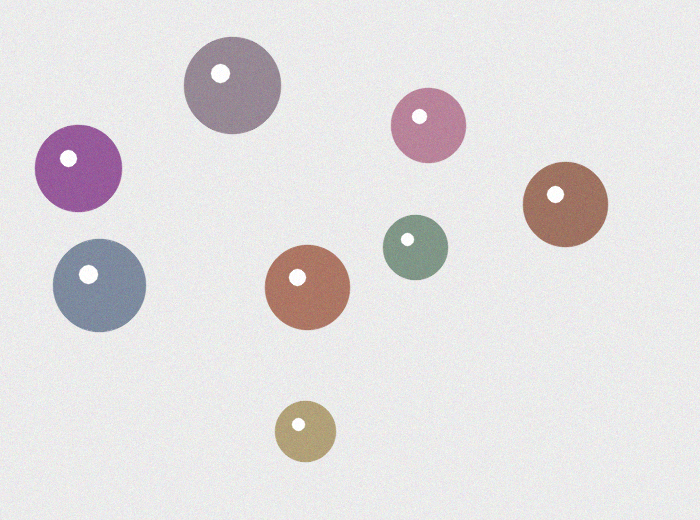
#> input picture data/input/synthetic_08_objects.png, 700 x 520 px; its folder holds only this picture in this run
$ python watershed_counter.py --input ../data/input
#> lines starting #> are read from the running program, lines starting #| are printed output that depends on the picture; after the words box and inside, x2 and y2 are one past the last pixel; in counts of white or black regions, pixels touching at a corner belong together
#> in run, image is the input picture: shape (520, 700, 3); mean B, G, R 223.9, 223, 226
from __future__ import annotations

import argparse
from dataclasses import dataclass
from pathlib import Path

import cv2
import numpy as np
import pandas as pd


IMAGE_EXTENSIONS = {".jpg", ".jpeg", ".png", ".bmp", ".tif", ".tiff"}


@dataclass
class SegmentationResult:
    count: int
    areas: list[int]
    binary_mask: np.ndarray
    distance_view: np.ndarray
    labels: np.ndarray
    overlay: np.ndarray


def list_images(input_path: Path) -> list[Path]:
    if input_path.is_file():
        return [input_path]
    return sorted(path for path in input_path.iterdir() if path.suffix.lower() in IMAGE_EXTENSIONS)


def fill_holes(binary: np.ndarray) -> np.ndarray:
    flood = binary.copy()
    mask = np.zeros((binary.shape[0] + 2, binary.shape[1] + 2), np.uint8)
    cv2.floodFill(flood, mask, (0, 0), 255)
    holes = cv2.bitwise_not(flood)
    return cv2.bitwise_or(binary, holes)


def build_binary_mask(gray: np.ndarray, threshold_method: str) -> np.ndarray:
#> called with threshold_method = 'otsu'
    blurred = cv2.GaussianBlur(gray, (5, 5), 0)

    if threshold_method == "adaptive":
        binary = cv2.adaptiveThreshold(
            blurred,
            255,
            cv2.ADAPTIVE_THRESH_GAUSSIAN_C,
            cv2.THRESH_BINARY_INV,
            41,
            3,
        )
    else:
        _, binary = cv2.threshold(blurred, 0, 255, cv2.THRESH_BINARY_INV + cv2.THRESH_OTSU)
#> binary: shape (520, 700); 11.1% white; 8 white regions, largest, box (x1, y1, x2, y2) and area: (184, 37, 281, 134) 7122, (53, 239, 146, 332) 6530, (35, 125, 122, 212) 5799

    kernel = np.ones((3, 3), np.uint8)
    binary = cv2.morphologyEx(binary, cv2.MORPH_OPEN, kernel, iterations=2)
    binary = cv2.morphologyEx(binary, cv2.MORPH_CLOSE, kernel, iterations=2)
    return fill_holes(binary)
#> in fill_holes, `cv2.floodFill(flood, mask, (0, 0), 255)`: flood: shape (520, 700); 99.5% white; 8 black regions, largest, box (x1, y1, x2, y2) and area: (211, 64, 230, 83) 293, (79, 265, 98, 284) 293, (289, 269, 306, 286) 228
#> in fill_holes, `return cv2.bitwise_or(binary, holes)`: returned value: shape (520, 700); 11.6% white; 8 white regions, largest, box (x1, y1, x2, y2) and area: (184, 37, 281, 134) 7415, (53, 239, 146, 332) 6823, (35, 125, 122, 212) 6020


def segment_objects(
    image: np.ndarray,
    threshold_method: str = "otsu",
    min_area: int = 100,
    distance_ratio: float = 0.40,
) -> SegmentationResult:
    gray = cv2.cvtColor(image, cv2.COLOR_BGR2GRAY)
    binary = build_binary_mask(gray, threshold_method)

    distance = cv2.distanceTransform(binary, cv2.DIST_L2, 5)
    distance_view = cv2.normalize(distance, None, 0, 255, cv2.NORM_MINMAX).astype(np.uint8)

    _, sure_foreground = cv2.threshold(distance, distance_ratio * distance.max(), 255, 0)
#> sure_foreground: shape (520, 700) float32; 3.4% white; 8 white regions, largest, box (x1, y1, x2, y2) and area: (203, 56, 262, 115) 2733, (72, 258, 127, 313) 2380, (54, 144, 103, 193) 1912
    sure_foreground = sure_foreground.astype(np.uint8)

    kernel = np.ones((3, 3), np.uint8)
    sure_background = cv2.dilate(binary, kernel, iterations=3)
#> sure_background: shape (520, 700); 13.8% white; 8 white regions, largest, box (x1, y1, x2, y2) and area: (181, 34, 284, 137) 8615, (50, 236, 149, 335) 7975, (32, 122, 125, 215) 7100
    unknown = cv2.subtract(sure_background, sure_foreground)
#> unknown: shape (520, 700); 10.4% white; 8 white regions, largest, box (x1, y1, x2, y2) and area: (181, 34, 284, 137) 5882, (50, 236, 149, 335) 5595, (32, 122, 125, 215) 5188

    marker_count, markers = cv2.connectedComponents(sure_foreground)
#> markers: shape (520, 700) int32; 9 distinct labels, from 0 to 8
#> marker_count = 9
    markers = markers + 1
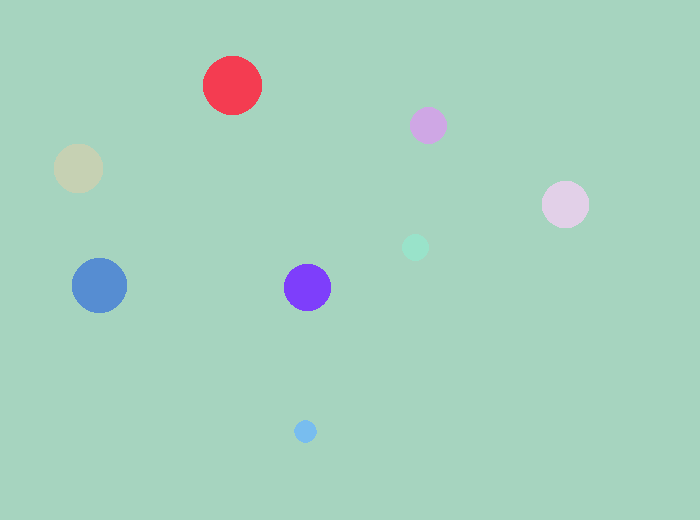
#> markers: shape (520, 700) int32; 9 distinct labels, from 1 to 9; one colour per label, 0 black
    markers[unknown == 255] = 0
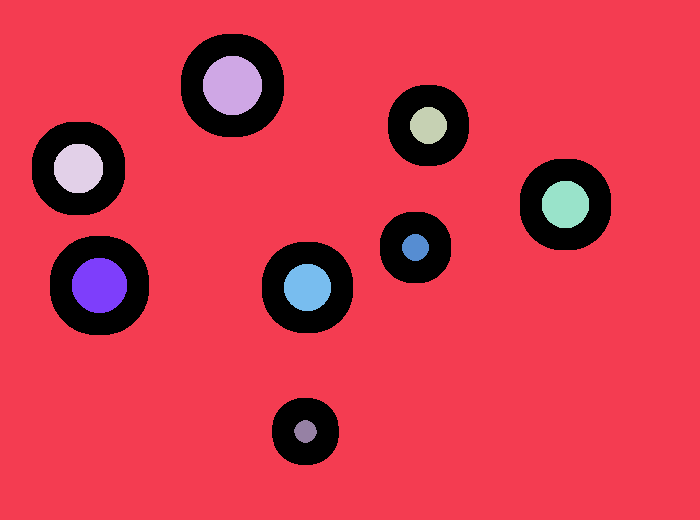
#> markers: shape (520, 700) int32; 10 distinct labels, from 0 to 9; one colour per label, 0 black

    watershed_labels = cv2.watershed(image.copy(), markers)
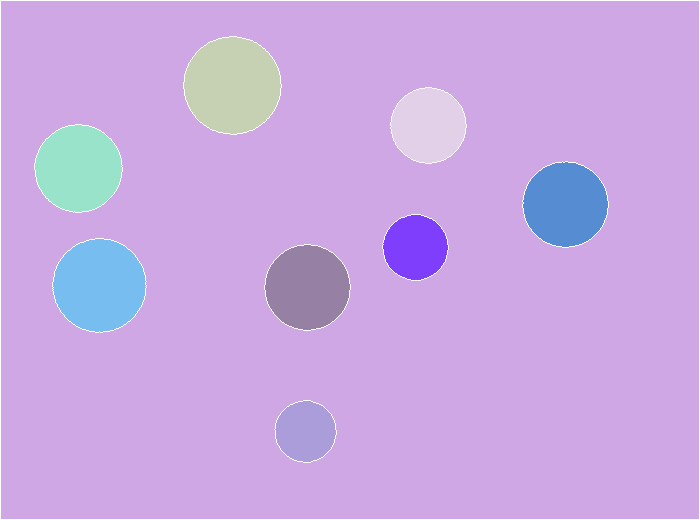
#> watershed_labels: shape (520, 700) int32; 10 distinct labels, from -1 to 9; one colour per label, 0 black, -1 white

    final_labels = np.zeros_like(watershed_labels, dtype=np.int32)
    areas: list[int] = []
    next_label = 1

    for label in range(2, marker_count + 1):
        region = (watershed_labels == label).astype(np.uint8)
        area = int(cv2.countNonZero(region))
        if area < min_area:
            continue
        final_labels[region == 1] = next_label
        areas.append(area)
        next_label += 1
#> this loop made 8 passes
#> area on passes 1 to 8: 7294, 4341, 5850, 5590, 3254, 6701, 5597, 2858
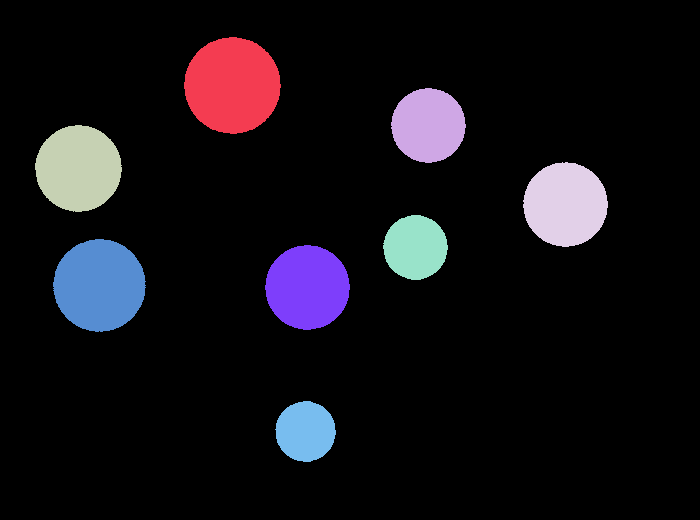
#> final_labels: shape (520, 700) int32; 9 distinct labels, from 0 to 8; one colour per label, 0 black
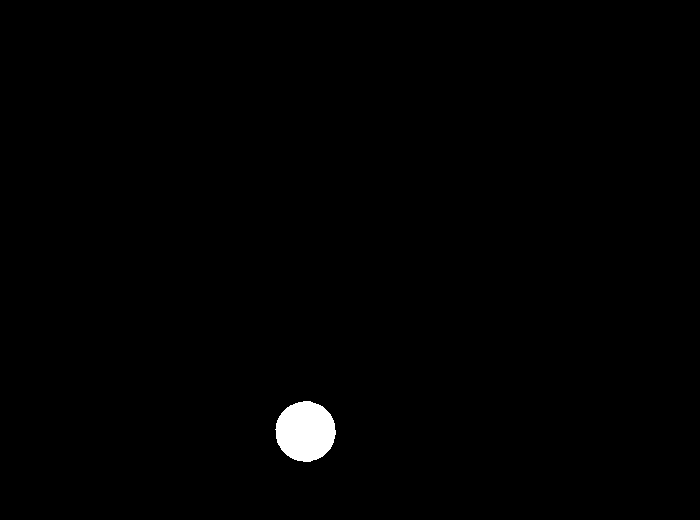
#> region: shape (520, 700); values 0 (black) and 1 (white), 0.79% white; 1 white region, box (x1, y1, x2, y2) and area: (275, 401, 336, 462) 2858
#> after the loop, areas = [7294, 4341, 5850, 5590, 3254, 6701, 5597, 2858]; next_label = 9

    overlay = image.copy()
    overlay[watershed_labels == -1] = (0, 0, 255)
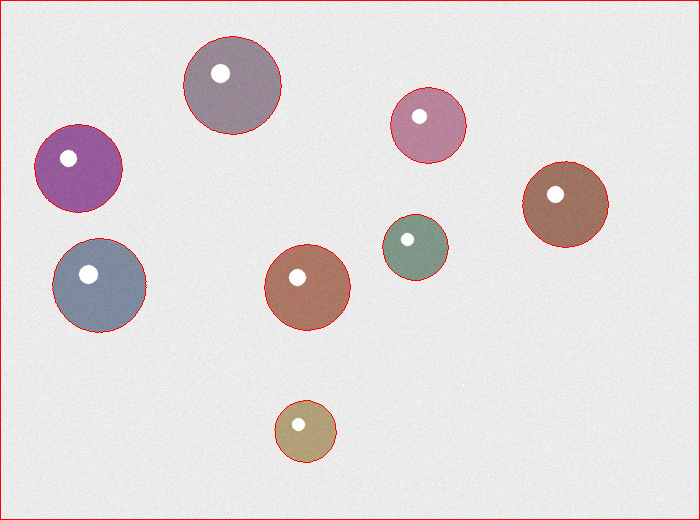
#> overlay: shape (520, 700, 3); 1.17% of pixels changed, all inside (x1, y1, x2, y2) = (0, 0, 700, 520)

    colored_labels = colorize_labels(final_labels)
#> the loop in colorize_labels, `for label in np.unique(labels):` made 9 passes
#> color on passes 2 to 9: [140, 56, 226], [229, 147, 163], [111, 103, 106], [66, 56, 201], [183, 53, 202], [144, 140, 56], [50, 139, 214], [174, 40, 60]
    overlay = cv2.addWeighted(overlay, 0.65, colored_labels, 0.35, 0)
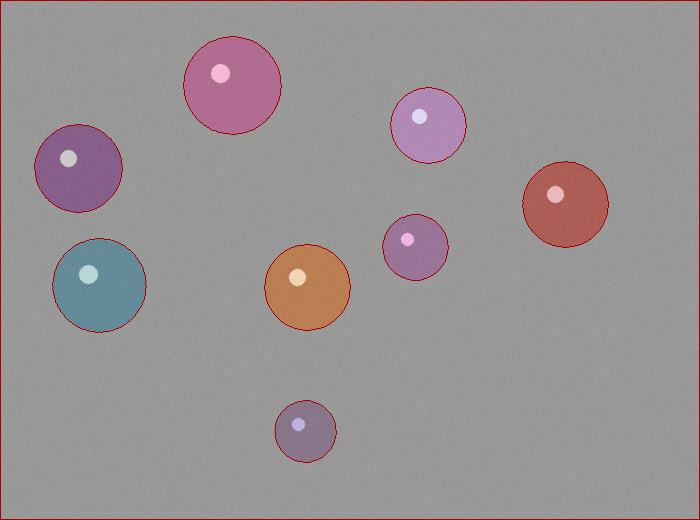
#> overlay: shape (520, 700, 3); mean B, G, R 149.1, 147.1, 153.4

    return SegmentationResult(
        count=len(areas),
        areas=areas,
        binary_mask=binary,
        distance_view=distance_view,
        labels=final_labels,
        overlay=overlay,
    )


def colorize_labels(labels: np.ndarray) -> np.ndarray:
    colored = np.zeros((*labels.shape, 3), dtype=np.uint8)
    rng = np.random.default_rng(42)

    for label in np.unique(labels):
        if label == 0:
            continue
        color = rng.integers(40, 230, size=3, dtype=np.uint8)
        colored[labels == label] = color

    return colored


def save_result(image_path: Path, output_dir: Path, result: SegmentationResult) -> None:
    stem = image_path.stem
    image_output = output_dir / stem
    image_output.mkdir(parents=True, exist_ok=True)

    cv2.imwrite(str(image_output / "binary_mask.png"), result.binary_mask)
    cv2.imwrite(str(image_output / "distance_transform.png"), result.distance_view)
    cv2.imwrite(str(image_output / "watershed_overlay.png"), result.overlay)
    cv2.imwrite(str(image_output / "labeled_objects.png"), colorize_labels(result.labels))
#> the loop in colorize_labels (call 2), `for label in np.unique(labels):` made 9 passes


def run(input_path: Path, output_dir: Path, threshold_method: str, min_area: int, distance_ratio: float) -> pd.DataFrame:
    output_dir.mkdir(parents=True, exist_ok=True)
    records = []

    for image_path in list_images(input_path):
        image = cv2.imread(str(image_path))
        if image is None:
            print(f"Skipping unreadable image: {image_path}")
            continue

        result = segment_objects(
            image,
            threshold_method=threshold_method,
            min_area=min_area,
            distance_ratio=distance_ratio,
        )
        save_result(image_path, output_dir, result)

        records.append(
            {
                "image": image_path.name,
                "predicted_count": result.count,
                "areas": ";".join(str(area) for area in result.areas),
            }
        )
        print(f"{image_path.name}: {result.count} objects")
#| synthetic_08_objects.png: 8 objects

    summary = pd.DataFrame(records)
#> summary = table of 1 rows and 3 columns
    summary.to_csv(output_dir / "summary.csv", index=False)
    return summary


def parse_args() -> argparse.Namespace:
    parser = argparse.ArgumentParser(description="Watershed-based object segmentation and counting.")
    parser.add_argument("--input", type=Path, help="Input image or directory.")
    parser.add_argument("--output", type=Path, help="Output directory.")
    parser.add_argument("--threshold", choices=["otsu", "adaptive"], default="otsu")
    parser.add_argument("--min-area", type=int, default=100)
    parser.add_argument("--distance-ratio", type=float, default=0.40)
    args, _ = parser.parse_known_args()

    project_root = Path(__file__).resolve().parents[1]
    if args.input is None:
        args.input = project_root / "data" / "input"
    if args.output is None:
        args.output = project_root / "data" / "output"

    return args


def main() -> None:
    args = parse_args()
    run(args.input, args.output, args.threshold, args.min_area, args.distance_ratio)


if __name__ == "__main__":
    main()

$ run again, on data/input/synthetic_12_objects.png
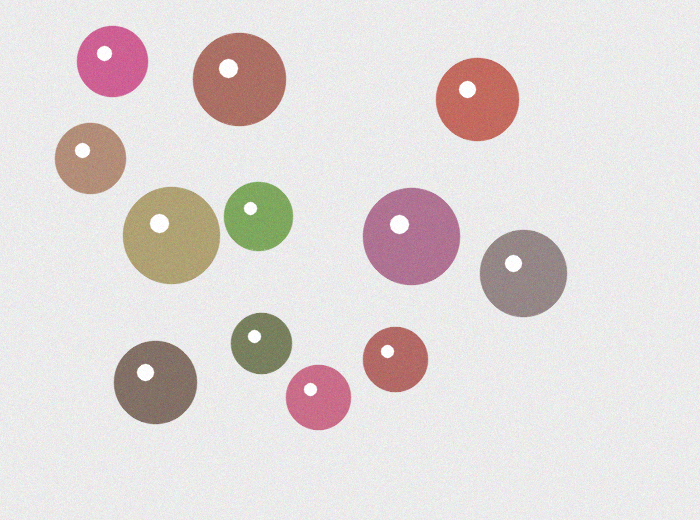
#> input picture data/input/synthetic_12_objects.png, 700 x 520 px
#> in run, image is the input picture: shape (520, 700, 3); mean B, G, R 216.4, 217.6, 224.5
#> flood: shape (520, 700); 99.3% white; 12 black regions, largest, box (x1, y1, x2, y2) and area: (150, 214, 169, 233) 302, (390, 215, 409, 234) 293, (219, 59, 238, 78) 287
#> sure_background: shape (520, 700); 19.7% white; 11 white regions, largest, box (x1, y1, x2, y2) and area: (120, 179, 296, 287) 13100, (360, 185, 463, 288) 8625, (190, 30, 289, 129) 8000
#> unknown: shape (520, 700); 15% white; 11 white regions, largest, box (x1, y1, x2, y2) and area: (120, 179, 296, 287) 9694, (360, 185, 463, 288) 5888, (190, 30, 289, 129) 5607
#> marker_count = 13
#> watershed_labels: shape (520, 700) int32; 14 distinct labels, from -1 to 13
#> the loop in segment_objects, `for label in range(2, marker_count + 1):` made 12 passes
#> area on passes 1 to 8: 3875, 6706, 5332, 3882, 3665, 7275, 7286, 5854
#> after the loop in segment_objects, `for label in range(2, marker_count + 1):`:
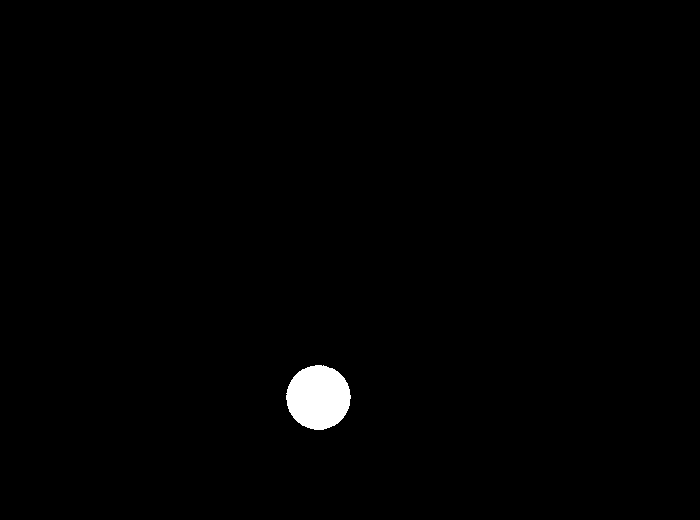
#> region: shape (520, 700); values 0 (black) and 1 (white), 0.9% white; 1 white region, box (x1, y1, x2, y2) and area: (286, 365, 351, 430) 3259
#> after the loop in segment_objects, `for label in range(2, marker_count + 1):`: areas = [3875, 6706, 5332, 3882, 3665, 7275, 7286, 5854, 2867, 3255, 5331, 3259]; next_label = 13
#> the loop in colorize_labels, `for label in np.unique(labels):` made 13 passes
#> color on passes 2 to 9: [140, 56, 226], [229, 147, 163], [111, 103, 106], [66, 56, 201], [183, 53, 202], [144, 140, 56], [50, 139, 214], [174, 40, 60]
#> in segment_objects, `overlay = cv2.addWeighted(overlay, 0.65, colored_labels, 0.35, 0)`:
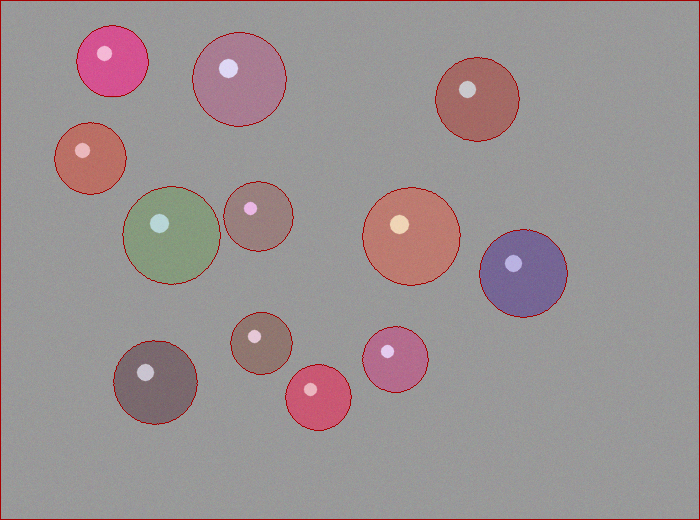
#> overlay: shape (520, 700, 3); mean B, G, R 146.6, 145.1, 154.7
#> the loop in colorize_labels (call 2), `for label in np.unique(labels):` made 13 passes
#| synthetic_12_objects.png: 12 objects
#> summary = table of 1 rows and 3 columns

$ run again, on data/input/synthetic_16_objects.png
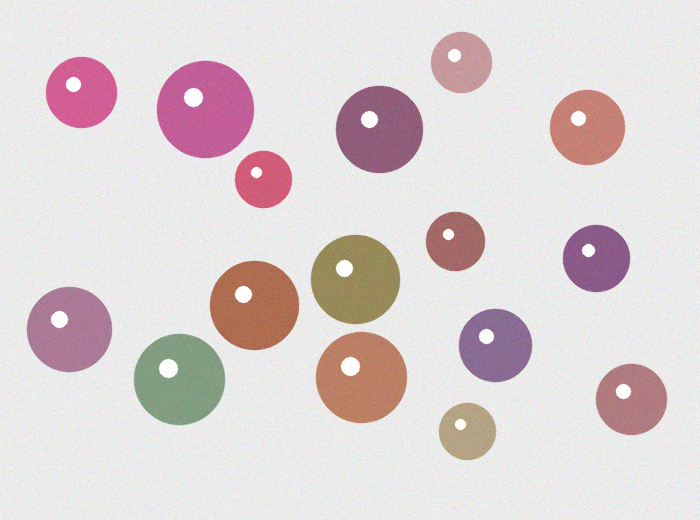
#> input picture data/input/synthetic_16_objects.png, 700 x 520 px
#> in run, image is the input picture: shape (520, 700, 3); mean B, G, R 212.9, 211.8, 222.2
#> flood: shape (520, 700); 99.1% white; 16 black regions, largest, box (x1, y1, x2, y2) and area: (159, 359, 178, 378) 294, (184, 88, 203, 107) 293, (341, 357, 360, 376) 293
#> sure_background: shape (520, 700); 24.9% white; 16 white regions, largest, box (x1, y1, x2, y2) and area: (154, 58, 257, 161) 8636, (313, 329, 410, 426) 7637, (131, 331, 228, 428) 7621
#> unknown: shape (520, 700); 19.3% white; 16 white regions, largest, box (x1, y1, x2, y2) and area: (154, 58, 257, 161) 5891, (313, 329, 410, 426) 5448, (131, 331, 228, 428) 5436
#> marker_count = 17
#> watershed_labels: shape (520, 700) int32; 18 distinct labels, from -1 to 17
#> the loop in segment_objects, `for label in range(2, marker_count + 1):` made 16 passes
#> area on passes 1 to 8: 2861, 3881, 7291, 5844, 4340, 2486, 2682, 3445
#> after the loop in segment_objects, `for label in range(2, marker_count + 1):`:
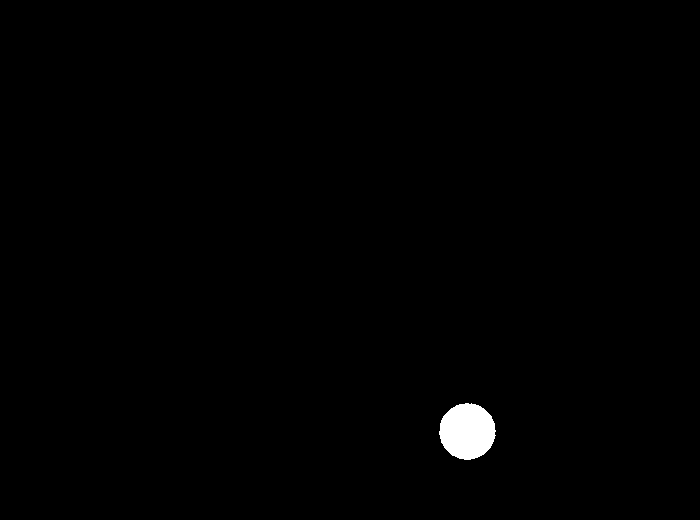
#> region: shape (520, 700); values 0 (black) and 1 (white), 0.68% white; 1 white region, box (x1, y1, x2, y2) and area: (439, 403, 496, 460) 2490
#> after the loop in segment_objects, `for label in range(2, marker_count + 1):`: areas = [2861, 3881, 7291, 5844, 4340, 2486, 2682, 3445, 6135, 6131, 5593, 4108, 6406, 6398, 3880, 2490]; next_label = 17
#> the loop in colorize_labels, `for label in np.unique(labels):` made 17 passes
#> color on passes 2 to 9: [140, 56, 226], [229, 147, 163], [111, 103, 106], [66, 56, 201], [183, 53, 202], [144, 140, 56], [50, 139, 214], [174, 40, 60]
#> in segment_objects, `overlay = cv2.addWeighted(overlay, 0.65, colored_labels, 0.35, 0)`:
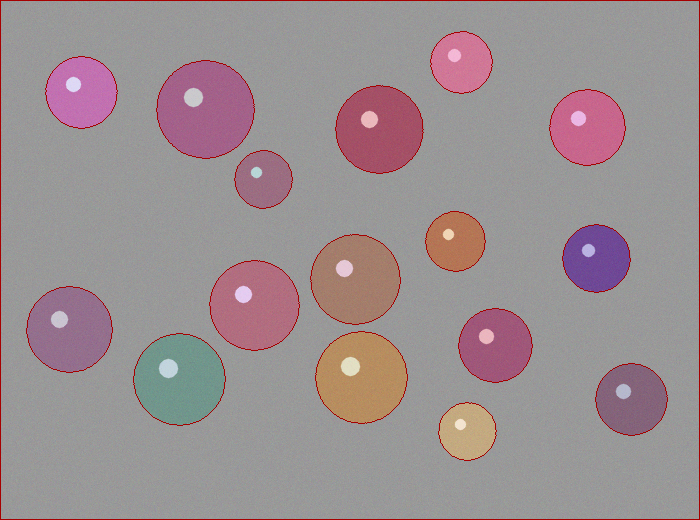
#> overlay: shape (520, 700, 3); mean B, G, R 145.8, 142.8, 155.5
#> the loop in colorize_labels (call 2), `for label in np.unique(labels):` made 17 passes
#| synthetic_16_objects.png: 16 objects
#> summary = table of 1 rows and 3 columns
